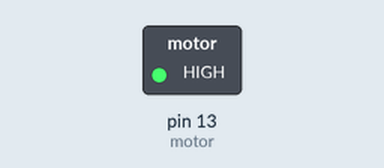
Simulated run of this sketch. Board: Arduino Uno, built with avr-gcc and run on an emulated ATmega328P. Parts: switched loads named in the sketch (green lamp = pin HIGH).

Above: at 1.5 s.
At 3.7 s:
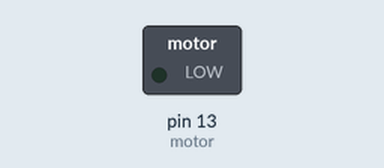
Timing chart, 0 to 5.9 s (numbered marks = the images above):
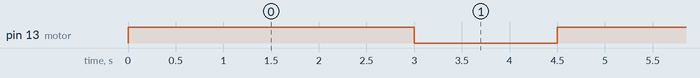

The sketch:

dc_motor_on.ino
```cpp
int motor = 13;

void setup() {
  pinMode(motor, OUTPUT);
}

void loop() {
  digitalWrite(motor, HIGH);
  delay(3000);
  digitalWrite(motor, LOW);
  delay(1500);
}
```

Measured:
- by itself, pin 13 (motor): alternates HIGH for 3.0 s and LOW for 1.5 s
